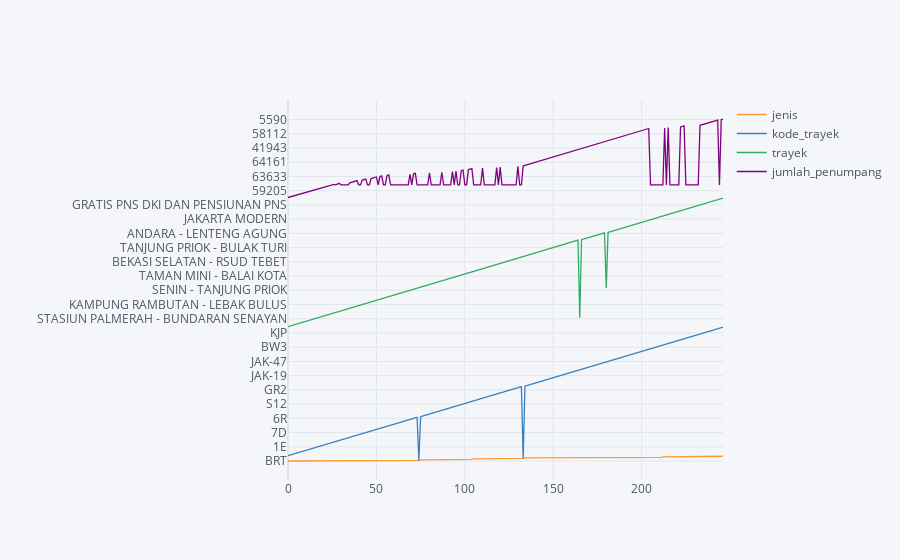

Notebook code for this chart:
### Code cell
import pandas as pd
import cufflinks as cf
import plotly.offline

cf.go_offline()
cf.set_config_file(offline=False, world_readable=True)

df.iplot()

### Figure 1 — Plotly figure (JSON) as saved in the notebook; plotly's stock layout.template omitted (floating-point values rounded to 4 significant figures; data arrays with more than 128 entries replaced by an {"elided": "..."} marker saying what was removed)
{"data": [{"line": {"color": "rgba(255, 153, 51, 1.0)", "dash": "solid", "shape": "linear", "width": 1.3}, "mode": "lines", "name": "jenis", "text": "", "type": "scatter", "x": {"elided": "247 int values"}, "y": {"elided": "247 str values"}}, {"line": {"color": "rgba(55, 128, 191, 1.0)", "dash": "solid", "shape": "linear", "width": 1.3}, "mode": "lines", "name": "kode_trayek", "text": "", "type": "scatter", "x": {"elided": "247 int values"}, "y": {"elided": "247 str values"}}, {"line": {"color": "rgba(50, 171, 96, 1.0)", "dash": "solid", "shape": "linear", "width": 1.3}, "mode": "lines", "name": "trayek", "text": "", "type": "scatter", "x": {"elided": "247 int values"}, "y": {"elided": "247 str values"}}, {"line": {"color": "rgba(128, 0, 128, 1.0)", "dash": "solid", "shape": "linear", "width": 1.3}, "mode": "lines", "name": "jumlah_penumpang", "text": "", "type": "scatter", "x": {"elided": "247 int values"}, "y": {"elided": "247 int values"}}], "layout": {"legend": {"bgcolor": "#F5F6F9", "font": {"color": "#4D5663"}}, "paper_bgcolor": "#F5F6F9", "plot_bgcolor": "#F5F6F9", "title": {"font": {"color": "#4D5663"}}, "xaxis": {"gridcolor": "#E1E5ED", "showgrid": true, "tickfont": {"color": "#4D5663"}, "title": {"font": {"color": "#4D5663"}, "text": ""}, "zerolinecolor": "#E1E5ED"}, "yaxis": {"gridcolor": "#E1E5ED", "showgrid": true, "tickfont": {"color": "#4D5663"}, "title": {"font": {"color": "#4D5663"}, "text": ""}, "zerolinecolor": "#E1E5ED"}}}
